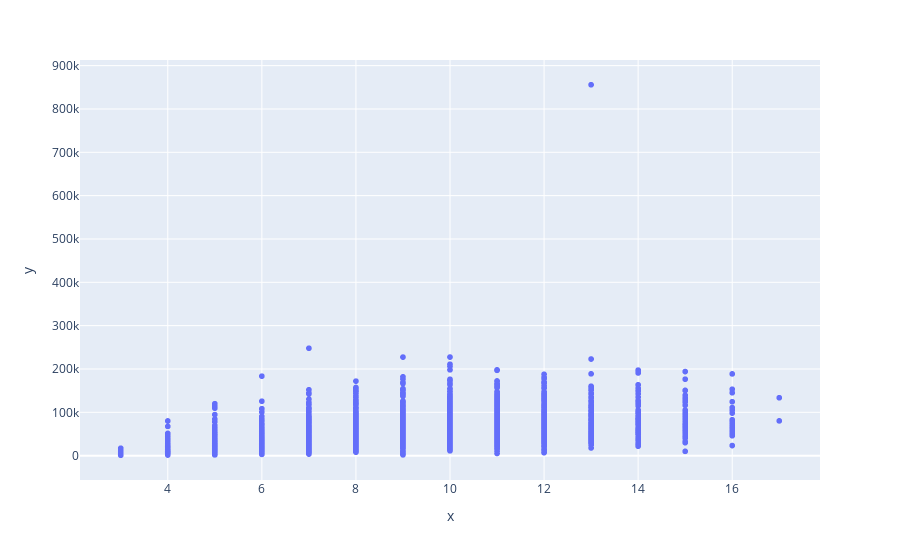

Write notebook code for a chart like this one.
### Markdown cell above
Scatter plot showing the Age of  and kilometer driven .

### Code cell
df = df[df['Selling Price'] != 0]
fig = px.scatter(x=df['Age'], y=df['Kilometers Driven'])
fig.show()

### Figure 1 — Plotly figure (JSON) as saved in the notebook; plotly's stock layout.template omitted (floating-point values rounded to 4 significant figures; data arrays with more than 128 entries replaced by an {"elided": "..."} marker saying what was removed)
{"data": [{"hovertemplate": "x=%{x}<br>y=%{y}<extra></extra>", "legendgroup": "", "marker": {"color": "#636efa", "symbol": "circle"}, "mode": "markers", "name": "", "showlegend": false, "type": "scattergl", "x": {"elided": "2235 int values"}, "xaxis": "x", "y": {"elided": "2235 int values"}, "yaxis": "y"}], "layout": {"legend": {"tracegroupgap": 0}, "margin": {"t": 60}, "xaxis": {"anchor": "y", "domain": [0, 1], "title": {"text": "x"}}, "yaxis": {"anchor": "x", "domain": [0, 1], "title": {"text": "y"}}}}
